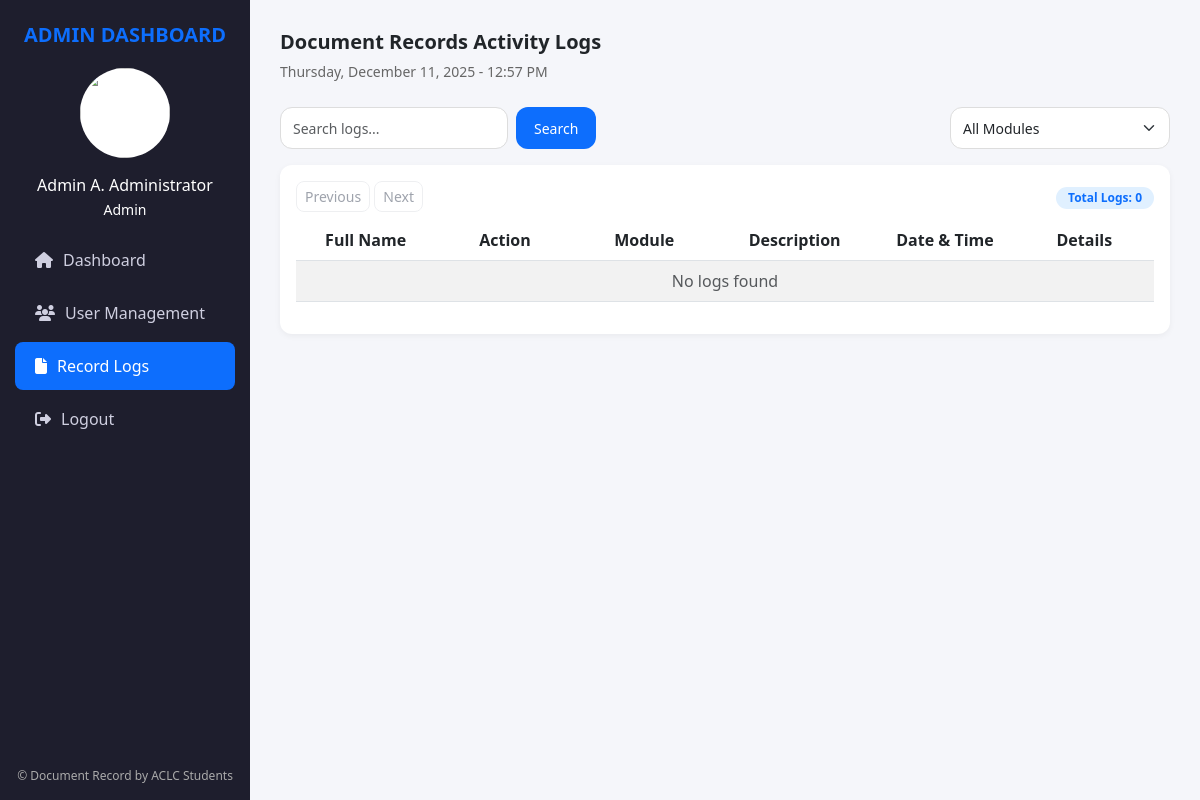
The page /admin/record_logs.php (signed in) on the database as committed earlier.
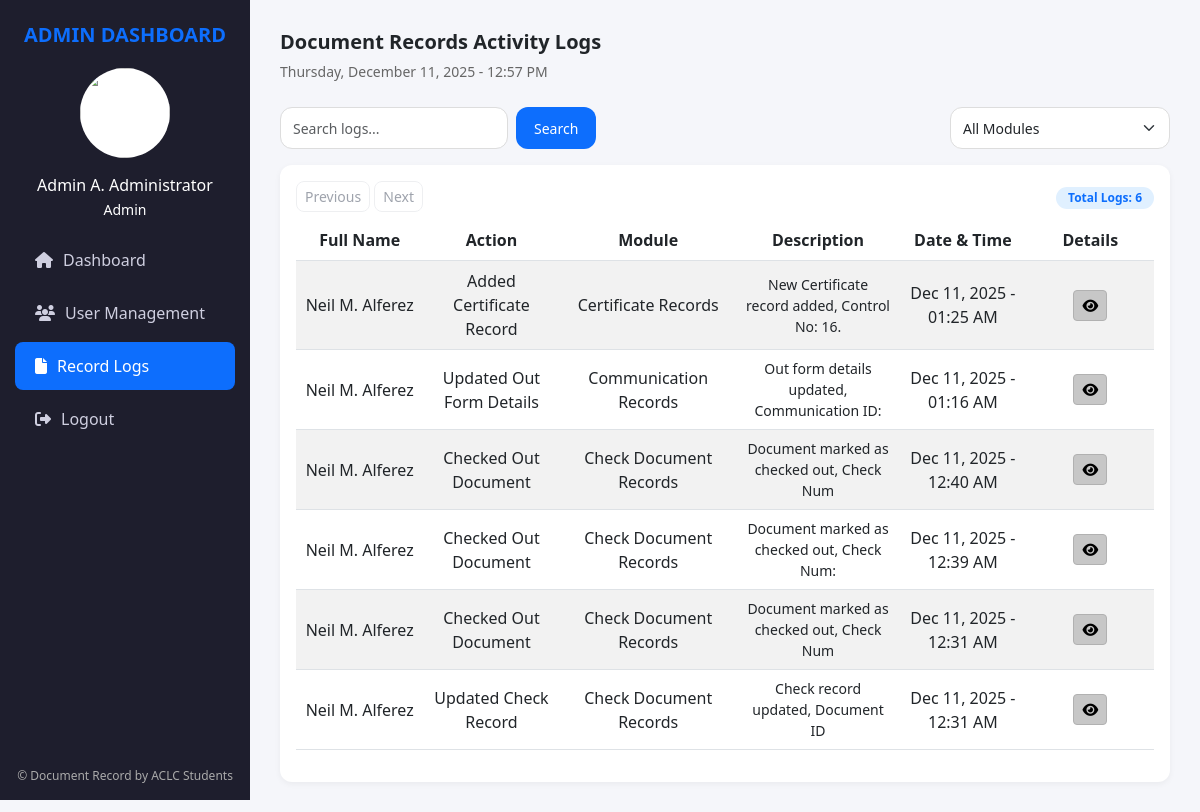
The same page on the database as committed later.
### tables this page shows
CREATE TABLE `user_activity_logs` (
  `id` int(11) NOT NULL,
  `user_id` int(11) NOT NULL,
  `full_name` varchar(255) NOT NULL,
  `action` varchar(100) NOT NULL,
  `module` varchar(100) NOT NULL,
  `reference_id` int(11) DEFAULT NULL,
  `reference_no` varchar(100) DEFAULT NULL,
  `description` text DEFAULT NULL,
  `created_at` datetime NOT NULL DEFAULT current_timestamp()
);

### admin/record_logs.php (the view, shortened to what the changed rows need)
<?php
include '../db.php';
$limit = 10;
$page = isset($_GET['page']) ? max(1, intval($_GET['page'])) : 1;
$offset = ($page - 1) * $limit;
$where = "WHERE 1=1";
$sql = "SELECT * FROM user_activity_logs $where ORDER BY created_at DESC LIMIT $limit OFFSET $offset";
$result = $conn->query($sql);
$total_sql = "SELECT COUNT(*) AS total FROM user_activity_logs $where";
$total_result = $conn->query($total_sql);
$total_row = $total_result->fetch_assoc();
$total_logs = $total_row['total'];
?>
<!DOCTYPE html>
<html lang="en">
<head>
<link href="https://cdn.jsdelivr.net/npm/bootstrap@5.3.0/dist/css/bootstrap.min.css" rel="stylesheet">
<link href="https://cdnjs.cloudflare.com/ajax/libs/font-awesome/6.4.0/css/all.min.css" rel="stylesheet">
<link href="../assets/css/admin/record_logs.css" rel="stylesheet">
</head>
<body>
<div class="content">
    <div class="card p-3">
        <div class="pagination-controls d-flex justify-content-between mb-2">
            <div>
                <span class="badge role-badge">Total Logs: <?= $total_logs ?></span>
            </div>
        </div>
        <table class="table table-striped align-middle text-center">
            <thead>
                <tr>
                    <th>Full Name</th>
                    <th>Action</th>
                    <th>Module</th>
                    <th>Description</th>
                    <th>Date & Time</th>
                    <th>Details</th>
                </tr>
            </thead>
            <tbody>
                <?php if ($result && $result->num_rows > 0): ?>
                    <?php while($row = $result->fetch_assoc()): ?>
                        <tr>
                            <td><?= htmlspecialchars($row['full_name']) ?></td>
                            <td><?= htmlspecialchars($row['action']) ?></td>
                            <td><?= htmlspecialchars($row['module']) ?></td>
                            <td style="font-size: 14px;"><?= htmlspecialchars($row['description']) ?></td>
                            <td><?= date("M d, Y - h:i A", strtotime($row['created_at'])) ?></td>
                            <td>
                                <button class="btn btn-info btn-sm btn-view-details"
                                        data-fullname="<?= htmlspecialchars($row['full_name']) ?>"
                                        data-action="<?= htmlspecialchars($row['action']) ?>"
                                        data-module="<?= htmlspecialchars($row['module']) ?>"
                                        data-description="<?= htmlspecialchars($row['description']) ?>"
                                        data-refid="<?= htmlspecialchars($row['reference_id']) ?>"
                                        data-refno="<?= htmlspecialchars($row['reference_no']) ?>"
                                        data-date="<?= date("M d, Y - h:i A", strtotime($row['created_at'])) ?>"
                                        >
                                    <i class="fas fa-eye"></i>
                                </button>
                            </td>
                        </tr>
                    <?php endwhile; ?>
                <?php else: ?>
                    <tr><td colspan="6" class="text-center text-muted">No logs found</td></tr>
                <?php endif; ?>
            </tbody>
        </table>
    </div>
</div>
</body>
</html>

Rows that differ between the two databases and show on the page:
added user_activity_logs: full_name "Neil M. Alferez", action "Added Certificate Record", module "Certificate Records", description "New Certificate record added, Control No: 16.", created_at "Dec 11, 2025 - 01:25 AM"
added user_activity_logs: full_name "Neil M. Alferez", action "Updated Out Form Details", module "Communication Records", description "Out form details updated, Communication ID:", created_at "Dec 11, 2025 - 01:16 AM"
added user_activity_logs: full_name "Neil M. Alferez", action "Checked Out Document", module "Check Document Records", description "Document marked as checked out, Check Num", created_at "Dec 11, 2025 - 12:40 AM"
added user_activity_logs: full_name "Neil M. Alferez", action "Checked Out Document", module "Check Document Records", description "Document marked as checked out, Check Num:", created_at "Dec 11, 2025 - 12:39 AM"
added user_activity_logs: full_name "Neil M. Alferez", action "Checked Out Document", module "Check Document Records", description "Document marked as checked out, Check Num", created_at "Dec 11, 2025 - 12:31 AM"
added user_activity_logs: full_name "Neil M. Alferez", action "Updated Check Record", module "Check Document Records", description "Check record updated, Document ID", created_at "Dec 11, 2025 - 12:31 AM"
Other text that changed with them:
$total_logs: "0" → "6"
text no longer shown: "No logs found"
